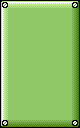

Rendered tile map (Tiled .tmx) drawn with the repository's tilesets; below, a short description and the full map source, tile grids included:
An orthogonal 5x8 tile map with 16x16 px tiles, 1 tile layer (圖塊層 1).

<map version="1.10" tiledversion="1.10.2" orientation="orthogonal" renderorder="right-down" width="5" height="8" tilewidth="16" tileheight="16" infinite="0" nextlayerid="2" nextobjectid="1">
 <tileset firstgid="1" name="tileset" tilewidth="16" tileheight="16" tilecount="1204" columns="43">
  <image source="../effects_UI_tiles/tileset.png" width="688" height="450" />
 </tileset>
 <layer id="1" name="圖塊層 1" width="5" height="8">
  <data encoding="csv">
146,147,147,147,148,
189,1055,1055,1055,191,
189,1055,1055,1055,191,
189,1055,1055,1055,191,
189,1055,1055,1055,191,
189,1055,1055,1055,191,
189,1055,1055,1055,191,
232,233,233,233,234
</data>
 </layer>
</map>
